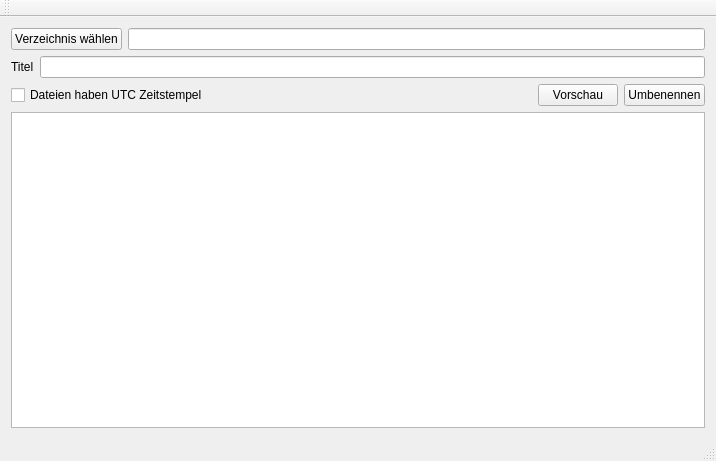
<?xml version="1.0" encoding="UTF-8"?>
<ui version="4.0">
 <class>MainWindow</class>
 <widget class="QMainWindow" name="MainWindow">
  <property name="geometry">
   <rect>
    <x>0</x>
    <y>0</y>
    <width>716</width>
    <height>461</height>
   </rect>
  </property>
  <property name="windowTitle">
   <string>MainWindow</string>
  </property>
  <widget class="QWidget" name="centralWidget">
   <layout class="QGridLayout" name="gridLayout">
    <item row="0" column="0">
     <layout class="QVBoxLayout" name="verticalLayout">
      <item>
       <layout class="QHBoxLayout" name="horizontalLayout">
        <item>
         <widget class="QPushButton" name="btnSelectFolder">
          <property name="text">
           <string>Verzeichnis wählen</string>
          </property>
         </widget>
        </item>
        <item>
         <widget class="QLineEdit" name="txtFolder"/>
        </item>
       </layout>
      </item>
      <item>
       <layout class="QHBoxLayout" name="horizontalLayout_2">
        <item>
         <widget class="QLabel" name="lblTitel">
          <property name="text">
           <string>Titel</string>
          </property>
         </widget>
        </item>
        <item>
         <widget class="QLineEdit" name="txtTitle"/>
        </item>
       </layout>
      </item>
      <item>
       <layout class="QHBoxLayout" name="horizontalLayout_3">
        <item>
         <widget class="QCheckBox" name="cbFileUTCTimestamp">
          <property name="text">
           <string>Dateien haben UTC Zeitstempel</string>
          </property>
         </widget>
        </item>
        <item>
         <spacer name="horizontalSpacer">
          <property name="orientation">
           <enum>Qt::Horizontal</enum>
          </property>
          <property name="sizeHint" stdset="0">
           <size>
            <width>40</width>
            <height>20</height>
           </size>
          </property>
         </spacer>
        </item>
        <item>
         <widget class="QPushButton" name="btnPreview">
          <property name="text">
           <string>Vorschau</string>
          </property>
         </widget>
        </item>
        <item>
         <widget class="QPushButton" name="btnRename">
          <property name="text">
           <string>Umbenennen</string>
          </property>
         </widget>
        </item>
       </layout>
      </item>
      <item>
       <widget class="QTableView" name="tblFileList"/>
      </item>
     </layout>
    </item>
   </layout>
  </widget>
  <widget class="QMenuBar" name="menuBar">
   <property name="geometry">
    <rect>
     <x>0</x>
     <y>0</y>
     <width>716</width>
     <height>30</height>
    </rect>
   </property>
  </widget>
  <widget class="QToolBar" name="mainToolBar">
   <attribute name="toolBarArea">
    <enum>TopToolBarArea</enum>
   </attribute>
   <attribute name="toolBarBreak">
    <bool>false</bool>
   </attribute>
  </widget>
  <widget class="QStatusBar" name="statusBar"/>
 </widget>
 <layoutdefault spacing="6" margin="11"/>
 <resources/>
 <connections/>
</ui>
